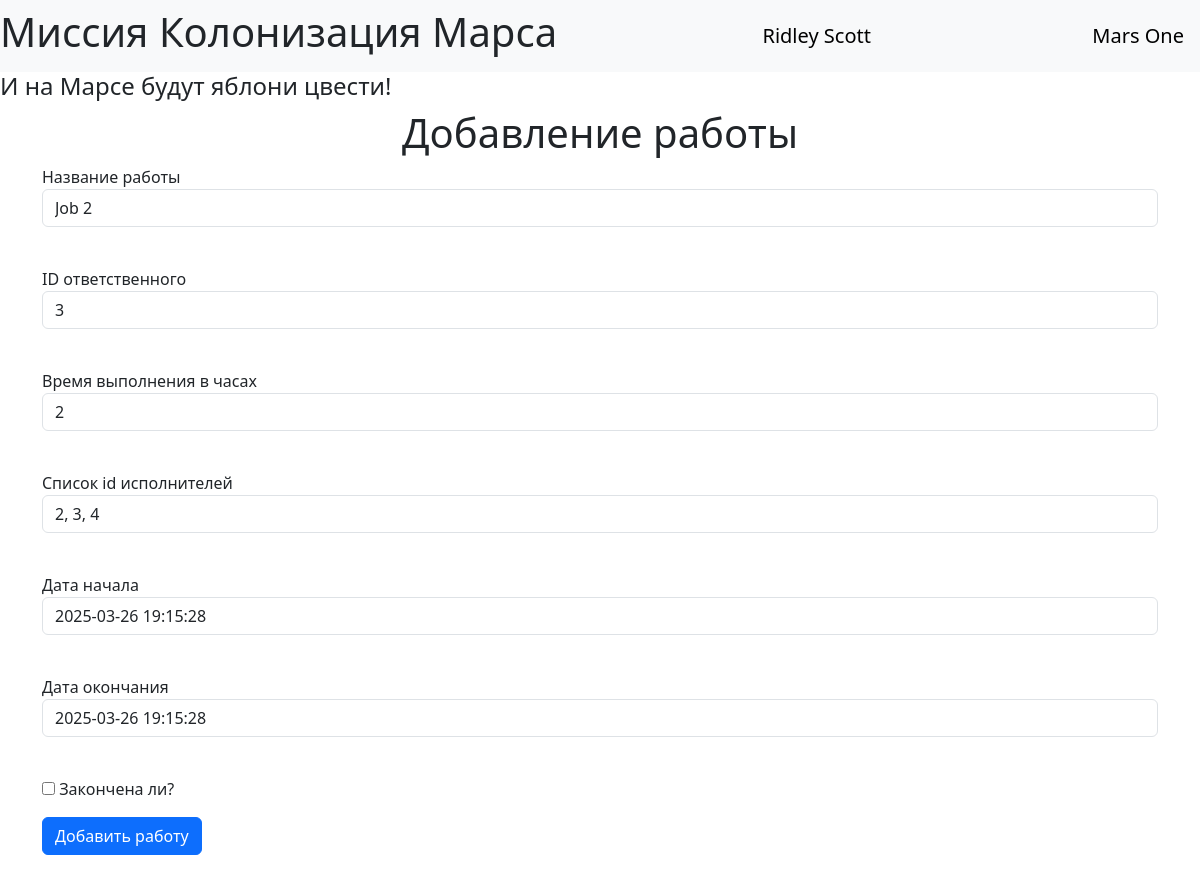
/jobs/2 (signed in), run on the app's committed database.
### data/users.py (models this page shows, shortened)
class User(SqlAlchemyBase, UserMixin, SerializerMixin):
    __tablename__ = 'users'
    id = sqlalchemy.Column(sqlalchemy.Integer,
                           primary_key=True, autoincrement=True)
    surname = sqlalchemy.Column(sqlalchemy.String, nullable=True)
    name = sqlalchemy.Column(sqlalchemy.String, nullable=True)
    age = sqlalchemy.Column(sqlalchemy.Integer, nullable=True)
    position = sqlalchemy.Column(sqlalchemy.String, nullable=True)
    speciality = sqlalchemy.Column(sqlalchemy.String, nullable=True)
    address = sqlalchemy.Column(sqlalchemy.String, nullable=True)
    email = sqlalchemy.Column(sqlalchemy.String,
                              unique=True, nullable=True)
    hashed_password = sqlalchemy.Column(sqlalchemy.String, nullable=True)
    modified_date = sqlalchemy.Column(sqlalchemy.DateTime,
                                      default=datetime.datetime.now)
    jobs = orm.relationship("Jobs", back_populates='user')

### data/jobs.py (models this page shows)
class Jobs(SqlAlchemyBase, SerializerMixin):
    __tablename__ = 'jobs'
    id = sqlalchemy.Column(sqlalchemy.Integer,
                           primary_key=True, autoincrement=True)
    team_leader = sqlalchemy.Column(sqlalchemy.Integer,
                                    sqlalchemy.ForeignKey("users.id"))
    job = sqlalchemy.Column(sqlalchemy.String, nullable=True)
    work_size = sqlalchemy.Column(sqlalchemy.Integer, nullable=True)
    collaborators = sqlalchemy.Column(sqlalchemy.String, nullable=True)
    start_date = sqlalchemy.Column(sqlalchemy.DateTime,
                                   default=datetime.datetime.now)
    end_date = sqlalchemy.Column(sqlalchemy.DateTime,
                                 default=datetime.datetime.now)
    is_finished = sqlalchemy.Column(sqlalchemy.Boolean, default=True)
    user = orm.relationship('User')

### main.py (the view, shortened to what this page needs)
@app.route('/jobs/<int:id>', methods=['GET', 'POST'])
@login_required
def edit_jobs(id):
    form = AddJobForm()
    if request.method == "GET":
        db_sess = db_session.create_session()
        jobs = db_sess.query(Jobs).filter(Jobs.id == id,
                                          (Jobs.user == current_user) | (current_user.id == 1)
                                          ).first()
        if jobs:
            form.job.data = jobs.job
            form.team_leader.data = jobs.team_leader
            form.work_size.data = jobs.work_size
            form.collaborators.data = jobs.collaborators
            form.is_finished.data = jobs.is_finished
            form.start_date.data = jobs.start_date
            form.end_date.data = jobs.end_date
        else:
            abort(404)
    return render_template('addjob.html',
                           title='Редактирование работы',
                           form=form
                           )

### forms/addjob.py
class AddJobForm(FlaskForm):
    team_leader = IntegerField('ID ответственного', validators=[DataRequired()])
    job = StringField('Название работы', validators=[DataRequired()])
    work_size = IntegerField('Время выполнения в часах', validators=[DataRequired()])
    collaborators = StringField('Список id исполнителей', validators=[DataRequired()])
    start_date = DateTimeField('Дата начала', default=datetime.datetime.now(),
                               format='%Y-%m-%d %H:%M:%S')
    end_date = DateTimeField('Дата окончания', default=datetime.datetime.now(),
                             format='%Y-%m-%d %H:%M:%S')
    is_finished = BooleanField('Закончена ли?')
    submit = SubmitField('Добавить работу')

### data/db_session.py (called while the page is built)
def create_session() -> Session:
    global __factory
    return __factory()

### main.py (called while the page is built)
@login_manager.user_loader
def load_user(user_id):
    db_sess = db_session.create_session()
    return db_sess.query(User).get(user_id)

### templates/addjob.html (shortened to what this page needs)
{% extends "base.html" %}
{% block content %}
<h1>Добавление работы</h1>
<form action="" method="post">
    <p>
        {{ form.job.label }}<br>
        {{ form.job(class="form-control") }}<br>
    </p>
    <p>
        {{ form.team_leader.label }}<br>
        {{ form.team_leader(class="form-control") }}<br>
    </p>
    <p>
        {{ form.work_size.label }}<br>
        {{ form.work_size(class="form-control") }}<br>
    </p>
    <p>
        {{ form.collaborators.label }}<br>
        {{ form.collaborators(class="form-control") }}<br>
    </p>
    <p>
        {{ form.start_date.label }}<br>
        {{ form.start_date(class="form-control") }}<br>
    </p>
    <p>
        {{ form.end_date.label }}<br>
        {{ form.end_date(class="form-control") }}<br>
    </p>
    <p>{{ form.is_finished() }} {{ form.is_finished.label }}</p>
    <p>{{ form.submit(type="submit", class="btn btn-primary") }}</p>
</form>
{% endblock %}

### templates/base.html (shortened to what this page needs)
<!doctype html>
<html lang="en">
<head>
    <link href="https://cdn.jsdelivr.net/npm/bootstrap@5.3.3/dist/css/bootstrap.min.css"
          rel="stylesheet"
>
    <link rel="stylesheet" type="text/css" href="../static/css/style.css"/>
</head>
<body>
<header>
    <nav class="navbar navbar-light bg-light">
        <h1>Миссия Колонизация Марса</h1>
        {% if current_user.is_authenticated %}
        <a class="navbar-brand" href="/logout">{{ current_user.name }} {{ current_user.surname }}</a>
        {% else %}
        <p>
            <a class="btn btn-primary " href="/register">Зарегистрироваться</a>
            <a class="btn btn-success" href="/login">Войти</a>
        </p>
        {% endif %}
        <a class="navbar-brand" href="#">Mars One</a>
    </nav>
    <h4>И на Марсе будут яблони цвести!</h4>
</header>
<main role="main" class="container">
    {% block content %}{% endblock %}
</main>
</body>
</html>

### static/css/style.css (style rules this page uses)
h1 { text-align: center; }

### data on the page
User: name "Ridley", surname "Scott"
Jobs: job "Job 2", team_leader "3", work_size "2", collaborators "2, 3, 4", start_date "2025-03-26 19:15:28", end_date "2025-03-26 19:15:28"
